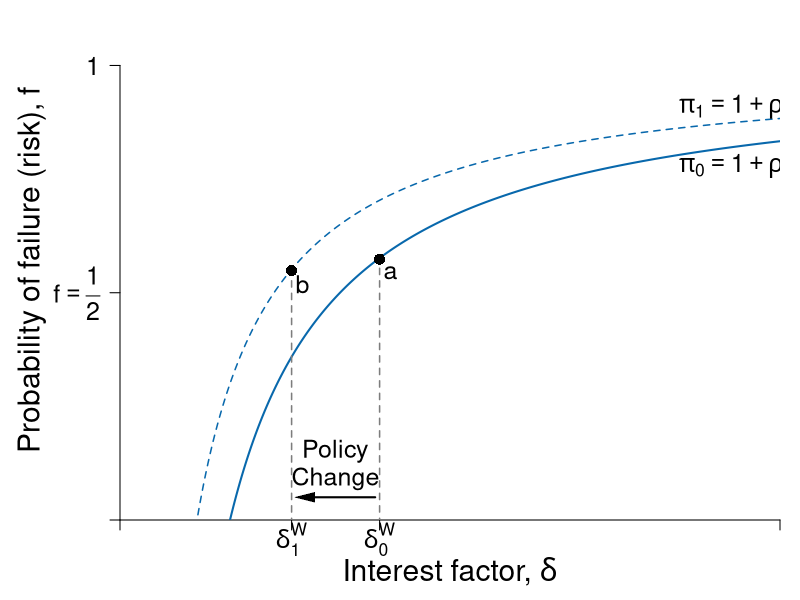

This chart was generated by the following R code:
#' Graph Designer: Scott Cohn
#' Authors: Bowles and Halliday
#' Title: Coordination, Conflict and Competition: A Text in Microeconomics

library(shape)
pdf(file = "credit/credit_investment_macro_a.pdf", width = 8, height = 6)

#Set parameters for graphics
pointsize <- 1.8
axislabelsize <- 1.8
labelsize <- 1.5
namesize <- 1.8
annotatesize <- 1.5
graphlinewidth <- 2
segmentlinewidth <- 1.5

COL <- c("#7fc97f", "#beaed4", "#fdc086", "#ffff99", "#386cb0", "#f0027f", "#bf5b17", "#666666")
COLA <- c("#e0f3db", "#99d8c9","#66c2a4","#41ae76", "#238b45", "#005824")
COLB <- c("#c6dbef", "#4eb3d3", "#2b8cbe", "#0868ac","#084081")
COLC <- c("#fcfbfd", "#efedf5", "#dadaeb", "#bcbddc", "#9e9ac8", "#807dba", "#6a51a3", "#54278f", "#3f007d")
grays <- gray.colors(25, start = 1, end = 0)

#Edited the margins to cater for the larger LHS labels
par(mar =  c(4, 6, 1, 1))

brfFn <- function(delta, q = 1, k = 1) {
  .5 + (delta / (2 * q)) * (1 - k)
}

PCFn <- function(delta, q = 1) {
  delta/q
}

isoreturnFn <- function(delta, pi = 0.125) {
  1 - (pi)/delta
}

yFn <- function(d1, f1, q = 1){
  q*f1*(1 - f1) - d1*(1 - f1)
}

ylow <- function(delta, q = 1, ybar = 0.0625){
  (-sqrt(delta^2 - 2*delta*q + q^2 - 4*q*ybar) + delta + q)/(2*q)
}

yhigh <- function(delta, q = 1, ybar = 0.0625){
  (sqrt(delta^2 - 2*delta*q + q^2 - 4*q*ybar) + delta + q)/(2*q)
}

xlims <- c(0, 1.5)
ylims <- c(0, 1.1)

npts <- 501 
d1 <- seq(xlims[1], xlims[2], length.out = npts)
f1 <- seq(ylims[1], ylims[2], length.out = npts) 
a <- c(0.0625)

plot(0, 0, xlim = xlims, ylim = ylims, type = "n",
     xlab = expression(paste("")),
     ylab = expression(paste("")), 
     xaxt = "n", 
     yaxt = "n", 
     cex.lab = axislabelsize, 
     bty = "n",
     xaxs = "i", 
     yaxs = "i"
)


ticksy <- c(ylims[1], 0.5, ylims[2] - 0.1)
ylabels <- c(NA, expression(paste(f == frac(1,2))), 1)
ticksx <- c(xlims[1], 0.39, 0.59, xlims[2])
xlabels <- c(NA, expression(paste(delta[1]^{W})), expression(paste(delta[0]^{W})), NA)

axis(1, at = ticksx, pos = 0, labels = xlabels, cex.axis = labelsize)
axis(2, at = ticksy, pos = 0, labels = ylabels, las = 1, cex.axis = labelsize)

npts <- 503 
xx1 <- seq(xlims[1], xlims[2], length.out = npts)

#Draw the graphs
# lines(xx1, brfFn(xx1, k = 0.28), col = COLA[4], lwd = graphlinewidth)
# lines(xx1, brfFn(xx1, k = 0.5), col = COLA[4], lwd = graphlinewidth)
# lines(xx1, brfFn(xx1, k = 0.75), col = COLA[4], lwd = graphlinewidth)
lines(xx1, isoreturnFn(xx1, pi = 0.175), col = COLB[4], lwd = segmentlinewidth, lty = 2)
lines(xx1, isoreturnFn(xx1, pi = 0.25), col = COLB[4], lwd = graphlinewidth)
#lines(xx1, isoreturnFn(xx1, pi = 0.5), col = COLB[4], lwd = graphlinewidth)


#Axis labels
mtext(expression(paste("Interest factor, ", delta)), side = 1, line = 2.5, cex = axislabelsize)
text(-0.2, 0.5*(ylims[2]), expression(paste("Probability of failure (risk), ", f)), xpd = TRUE, cex = axislabelsize, srt = 90) 

segments(0.39, -1, 0.39, brfFn(0.39, k = 0.75), lty = 2, col = grays[20] , lwd = segmentlinewidth)
points(0.39, brfFn(0.39, k = 0.75), pch = 16, col = "black", cex = 1.5)
text(0.39 + 0.025, brfFn(0.39, k = 0.75) - 0.03, expression(paste(b)), cex = labelsize)

#segments(1, -1, 1, brfFn(delta = 1, k = 0.5), lty = 2, col = grays[20] , lwd = segmentlinewidth)
#points(1, brfFn(1, k = 0.5), pch = 16, col = "black", cex = 1.5)
# text(1, brfFn(1, k = 0.5) + 0.04, expression(paste(n)), cex = labelsize)

segments(.59, -1, 0.59, brfFn(delta = 0.59, k = 0.75), lty = 2, col = grays[20] , lwd = segmentlinewidth)
points(0.59, brfFn(0.59, k = 0.75), pch = 16, col = "black", cex = 1.5)
text(0.59 + 0.025, brfFn(0.59, k = 0.75) - 0.03, expression(paste(a)), cex = labelsize)

#segments(.7, -1, 0.7, brfFn(delta = 0.7, k = 0.28), lty = 2, col = grays[20] , lwd = segmentlinewidth)
#points(0.7, brfFn(0.7, k = 0.28), pch = 16, col = "black", cex = 1.5)

# ZPC
text(1.4, 0.91, expression(paste(pi[1] == 1 + rho[1])), cex = labelsize)
text(1.4, 0.78, expression(paste(pi[0] == 1 + rho[0])), cex = labelsize)

# text(1.1, 1.08, expression(paste("BRF of previously excluded")), cex = labelsize, xpd = TRUE)
# text(1.1, 1.02, expression(paste("now marginal borrower")), cex = labelsize, xpd = TRUE)
# Arrows(1.1, 0.98, 1.1, 0.92, col = "black", lty = 1, lwd = 2, arr.type = "triangle", arr.lwd = 0.5)
# 
# text(1.1, 0.5, expression(paste("BRF of")), cex = labelsize)
# text(1.1, 0.44, expression(paste("wealthy borrower")), cex = labelsize)
# Arrows(1.1, 0.53, 1.1, 0.6, col = "black", lty = 1, lwd = 2, arr.type = "triangle", arr.lwd = 0.5)
# 
# 
# text(0.6, 0.91, expression(paste("BRF of previously")), cex = labelsize)
# text(0.6, 0.85, expression(paste("marginal borrower")), cex = labelsize)
# Arrows(0.6, 0.82, 0.6, 0.68, col = "black", lty = 1, lwd = 2, arr.type = "triangle", arr.lwd = 0.5)

text(0.49, 0.15, expression(paste("Policy")), cex = labelsize)
text(0.49, 0.09, expression(paste("Change")), cex = labelsize)
Arrows(0.58, 0.05, 0.42, 0.05, col = "black", lty = 1, lwd = 2, arr.type = "triangle", arr.lwd = 0.5)


dev.off()
